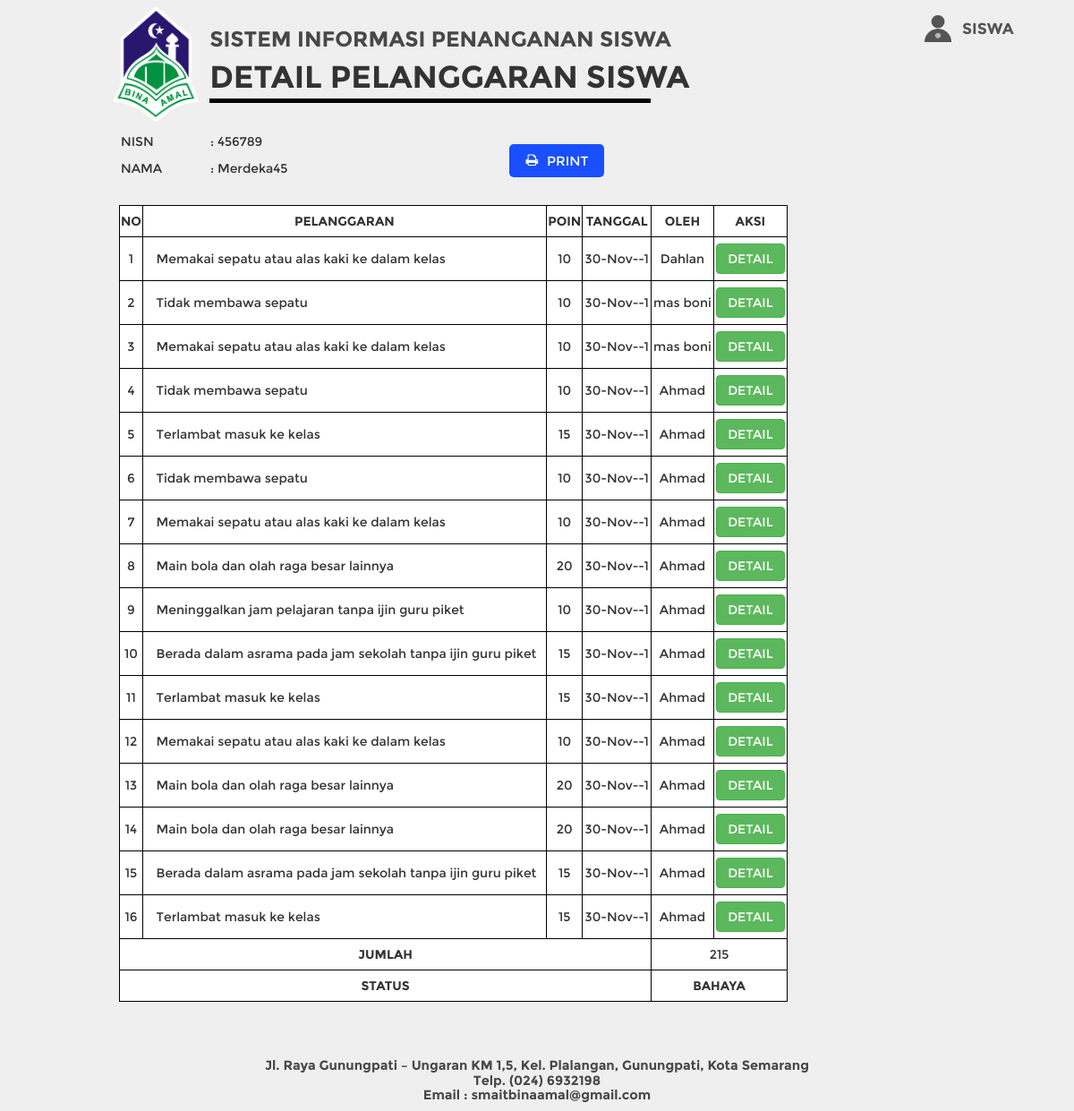
Page /siswa.php (signed in) on the committed database.
### tables this page shows
CREATE TABLE IF NOT EXISTS `siswa` (
  `id_siswa` int(11) NOT NULL AUTO_INCREMENT,
  `nisn` varchar(20) NOT NULL,
  `nama` varchar(50) NOT NULL,
  `password` varchar(50) NOT NULL,
  PRIMARY KEY (`id_siswa`)
);

CREATE TABLE IF NOT EXISTS `pelanggaran_siswa` (
  `id_pel_sis` int(11) NOT NULL AUTO_INCREMENT,
  `level` int(2) NOT NULL,
  `id_siswa` int(5) NOT NULL,
  `id_pelanggaran` int(3) NOT NULL,
  `pemberi` int(3) NOT NULL,
  `tgl_pelanggaran` date NOT NULL,
  PRIMARY KEY (`id_pel_sis`)
);

CREATE TABLE IF NOT EXISTS `pelanggaran` (
  `id_pelanggaran` int(11) NOT NULL AUTO_INCREMENT,
  `jenis` varchar(100) NOT NULL,
  `poin` int(4) NOT NULL,
  PRIMARY KEY (`id_pelanggaran`)
);

CREATE TABLE IF NOT EXISTS `guru` (
  `id_guru` int(11) NOT NULL AUTO_INCREMENT,
  `nip` int(30) NOT NULL,
  `nama` varchar(100) NOT NULL,
  `password` varchar(50) NOT NULL,
  `email` varchar(100) NOT NULL,
  PRIMARY KEY (`id_guru`)
);

### siswa.php (the view, shortened to what this page needs)
<?php
include 'header.php';
require 'functions/koneksi.php';
$nama = $_SESSION['login_siswa'];
$siswa = $conn->query("SELECT pelanggaran_siswa.tgl_pelanggaran,pelanggaran_siswa.id_pel_sis,siswa.nisn, siswa.nama,pelanggaran.jenis,pelanggaran.poin,pelanggaran_siswa.level,pelanggaran_siswa.pemberi FROM pelanggaran_siswa INNER JOIN siswa ON siswa.id_siswa=pelanggaran_siswa.id_siswa INNER JOIN pelanggaran ON pelanggaran.id_pelanggaran=pelanggaran_siswa.id_pelanggaran WHERE siswa.nama='$nama'");
$siswa1 = $conn->query("SELECT siswa.nisn, siswa.nama FROM pelanggaran_siswa INNER JOIN siswa ON siswa.id_siswa=pelanggaran_siswa.id_siswa WHERE siswa.nama='$nama'");
while ($detail_siswa = $siswa1->fetch_object()) {
  $nisn = $detail_siswa->nisn;
  $nama = $detail_siswa->nama;
}
 ?>
 <div class="" id="halamanguru">
     <div class="col-md-2" id="adminright">
       <a href="#" data-toggle="dropdown" id="adminkanan"><img src="images/admin.png" alt="" id="adminpict">SISWA</a>
     </div>
 </div>
<div class="row" id="header_detail">
  <div class="col-md-2">
    <img src="images/logoBA.png" alt="" id="logoba">
  </div>
   <div class="col-md-8" id="isihalaman">
       <h3>SISTEM INFORMASI PENANGANAN SISWA</h3>
       <h1>DETAIL PELANGGARAN SISWA</h1>
       <hr style="width: 64%;">
   </div>
</div>
<?php
    if (mysqli_num_rows($siswa) == 0) {
      echo "<p class='col-md-offset-3' style='font-size: 18pt;margin-top: 3%;margin-bottom: 5%;' id='ket_tidak_ada'><b>Data Pelanggaran $nama Tidak Ada</b></p>";
    } else {
 ?>
<div class="row" style="margin-top: 1%;">
     <div class="col-md-offset-1 col-md-1" id="ketnama">
         <p>NISN</p>
         <p>NAMA</p>
     </div>
     <div class="col-md-2">
         <p>: <?php echo $nisn; ?></p>
         <p>: <?php echo $nama; ?></p>
     </div>
     <div class="col-md-offset-1 col-md-2" id="tombol_print">
        <a target="_blank" href="functions/print.php?nisn=<?php echo $nisn;?>"><i class="fa fa-print" aria-hidden="true" id="logo_print"></i>PRINT</a>
     </div>
</div>
<div class="row" id="table_pelanggaran">
    <div class="col-md-offset-1" id="table_detail_siswa">
        <table id="isinya">
              <thead>
                    <th>NO</th>
                    <th>PELANGGARAN</th>
                    <th>POIN</th>
                    <th>TANGGAL</th>
                    <th>OLEH</th>
                    <th>AKSI</th>
              </thead>
              <tbody>
                  <?php $i=1;while ($detail_siswa1 = $siswa->fetch_object()) {
                    $pelanggaran = $detail_siswa1->jenis;
                    $tgl_kejadian = $detail_siswa1->tgl_pelanggaran;
                    $poin = $detail_siswa1->poin;
                    $lvl = $detail_siswa1->level;
                    $pemberi = $detail_siswa1->pemberi;
                    $tglformat = date("d-M-y", strtotime($tgl_kejadian));
                    if ($lvl == 0) {
                      $pilihpemberi = $conn->query("SELECT nama FROM admin WHERE id_admin=$pemberi");
                      $objekpemberi = $pilihpemberi->fetch_object();
                      $namapemberi = $objekpemberi->nama;
                    } elseif ($lvl == 1) {
                      $pilihpemberi = $conn->query("SELECT nama FROM guru WHERE id_guru=$pemberi");
                      $objekpemberi = $pilihpemberi->fetch_object();
                      $namapemberi = $objekpemberi->nama;
                    }
                    ?>
                    <tr>
                      <td><?php echo $i; ?></td>
                      <td style="text-align:left;padding-left:2%;"><?php echo $pelanggaran; ?></td>
                      <td><?php echo $poin; ?></td>
                      <td><?php echo $tglformat; ?></td>
                      <td><?php echo $namapemberi; ?></td>
                      <td><a class="btn btn-success" href="#">DETAIL</a></td>
                    </tr>
                    <?php $i++;} ?>
                    <tr>
                        <td colspan="4"><b>JUMLAH</b></td>
                        <?php
                        $poin = $conn->query("SELECT siswa.nama,SUM(pelanggaran.poin) AS poin FROM pelanggaran_siswa INNER JOIN siswa ON siswa.id_siswa=pelanggaran_siswa.id_siswa INNER JOIN pelanggaran ON pelanggaran.id_pelanggaran=pelanggaran_siswa.id_pelanggaran WHERE siswa.nama='$nama'");
                        while($result_poin = $poin->fetch_object()){
                          $poin_ku = $result_poin->poin;
                        }
                        ?>
                        <td colspan="2"><?php echo $poin_ku; ?></td>
                    </tr>
                    <tr>
                        <td colspan="4"><b>STATUS</b></td>
                        <td colspan="2">
                          <?php
                          if ($poin_ku >= 100 && $poin_ku <= 500) {
                            echo "<b>BAHAYA</b>";
                          } elseif ($poin_ku >= 1000 ) {
                            echo "<b>SIAGA 1</b>";
                          } else {
                            echo "<b>AMAN</b>";
                          }
                          ?>
                        </td>
                    </tr>
              </tbody>
        </table>
    </div>
</div>
<?php   } ?>
 <?php
include 'footer.php';
  ?>

### css/style.css (style rules this page uses)
body { font-family: 'Montserrat'; background-color: #efefef; max-width: 100%; width: 100%; padding: 0px; }
div { max-width: 100%; }
.row { margin: 0; }
#logoba, #logobaguru { margin: 0 auto; display: block; width: 160px; height: 213px; margin-top: 1%; }
#halaman div #lihatpel table, #halaman div #lihatadmin table, #halaman div #lihatguru table, #halaman div #lihatsiswa table, #table_detail_siswa #isinya { width: 70%; background-color: #fff; text-align: center; }
#halaman div #lihatpel table thead th, #halaman div #lihatpel table tbody tr td, #halaman div #lihatadmin table thead th, #halaman div #lihatadmin table tbody tr td, #halaman div #lihatguru table thead th, #halaman div #lihatguru table tbody tr td, #halaman div #lihatsiswa table thead th, #halaman div #lihatsiswa table tbody tr td, #table_detail_siswa #isinya tbody tr td, #table_detail_siswa #isinya thead th { border: 1px solid #000; }
#halaman div #lihatpel table thead th, #halaman div #lihatadmin table thead th, #halaman div #lihatguru table thead th, #halaman div #lihatsiswa table thead th, #table_detail_siswa #isinya thead th { text-align: center; font-weight: bold; }
#halaman div #lihatpel table tbody tr td, #halaman div #lihatadmin table tbody tr td, #halaman div #lihatguru table tbody tr td, #halaman div #lihatsiswa table tbody tr td, #table_detail_siswa #isinya tbody tr td, #table_detail_siswa #isinya thead th { padding: 7px 0px; }
#halaman #adminright, #halamanguru #adminright { margin-top: 1.7%; position: fixed; right: 0%; }
#halaman #adminright a #adminpict, #halamanguru #adminright a #adminpict { width: 30px; height: auto; margin-right: 7%; margin-top: -2%; }
#halaman #adminright a, #halamanguru #adminright a { font-size: 13pt; font-weight: bold; color: #545454; border: 1px solid #efefef; padding: 6% 10%; border-radius: 8px; }
#halaman #adminright a, #halamanguru #adminright a { transition: 0.5s ease; }
#header_detail div #logoba { width: 57%; height: auto; margin-top: 4%; margin-left: 65%; }
#header_detail #isihalaman { margin-left: 1.6%; }
#header_detail #isihalaman hr { border-color: #000; border-width: 5.5px; margin-top: -0.7%; width: 53%; margin-left: 0%; }
#header_detail #isihalaman h3 { margin-top: 4%; color: #494848; font-weight: bold; }
#header_detail #isihalaman h1 { font-weight: bold; font-size: 26pt; margin-top: 0%; }
#ketnama { margin-left: 10%; }
#table_detail_siswa { margin-left: 11.1%; }
#table_detail_siswa #isinya { margin-top: 2%; margin-bottom: 5%; }
#tombol_print { margin-top: 1.8%; margin-left: 11.2%; }
#tombol_print a { font-size: 11pt; border: 1px solid transparent; padding: 5% 10%; border-radius: 5px; background-color: #194fff; color: #fff; transition: 0.3s ease-out }
#tombol_print a i { margin-right: 10px; }

### rows in the picture
siswa: nisn "456789", nama "Merdeka45"
pelanggaran_siswa: id_pelanggaran.jenis "Memakai sepatu atau alas kaki ke dalam kelas", id_pelanggaran.poin "10", tgl_pelanggaran "30-Nov--1", guru.nama "Dahlan"
pelanggaran_siswa: id_pelanggaran.jenis "Tidak membawa sepatu", id_pelanggaran.poin "10", tgl_pelanggaran "30-Nov--1", admin.nama "mas boni"
pelanggaran_siswa: id_pelanggaran.jenis "Memakai sepatu atau alas kaki ke dalam kelas", id_pelanggaran.poin "10", tgl_pelanggaran "30-Nov--1", admin.nama "mas boni"
pelanggaran_siswa: id_pelanggaran.jenis "Tidak membawa sepatu", id_pelanggaran.poin "10", tgl_pelanggaran "30-Nov--1", admin.nama "Ahmad"
pelanggaran_siswa: id_pelanggaran.jenis "Terlambat masuk ke kelas", id_pelanggaran.poin "15", tgl_pelanggaran "30-Nov--1", admin.nama "Ahmad"
pelanggaran_siswa: id_pelanggaran.jenis "Tidak membawa sepatu", id_pelanggaran.poin "10", tgl_pelanggaran "30-Nov--1", admin.nama "Ahmad"
pelanggaran_siswa: id_pelanggaran.jenis "Memakai sepatu atau alas kaki ke dalam kelas", id_pelanggaran.poin "10", tgl_pelanggaran "30-Nov--1", admin.nama "Ahmad"
pelanggaran_siswa: id_pelanggaran.jenis "Main bola dan olah raga besar lainnya", id_pelanggaran.poin "20", tgl_pelanggaran "30-Nov--1", admin.nama "Ahmad"
pelanggaran_siswa: id_pelanggaran.jenis "Meninggalkan jam pelajaran tanpa ijin guru piket", id_pelanggaran.poin "10", tgl_pelanggaran "30-Nov--1", admin.nama "Ahmad"
pelanggaran_siswa: id_pelanggaran.jenis "Berada dalam asrama pada jam sekolah tanpa ijin guru piket", id_pelanggaran.poin "15", tgl_pelanggaran "30-Nov--1", admin.nama "Ahmad"
pelanggaran_siswa: id_pelanggaran.jenis "Terlambat masuk ke kelas", id_pelanggaran.poin "15", tgl_pelanggaran "30-Nov--1", admin.nama "Ahmad"
pelanggaran_siswa: id_pelanggaran.jenis "Memakai sepatu atau alas kaki ke dalam kelas", id_pelanggaran.poin "10", tgl_pelanggaran "30-Nov--1", admin.nama "Ahmad"
pelanggaran_siswa: id_pelanggaran.jenis "Main bola dan olah raga besar lainnya", id_pelanggaran.poin "20", tgl_pelanggaran "30-Nov--1", admin.nama "Ahmad"
pelanggaran_siswa: id_pelanggaran.jenis "Main bola dan olah raga besar lainnya", id_pelanggaran.poin "20", tgl_pelanggaran "30-Nov--1", admin.nama "Ahmad"
pelanggaran_siswa: id_pelanggaran.jenis "Berada dalam asrama pada jam sekolah tanpa ijin guru piket", id_pelanggaran.poin "15", tgl_pelanggaran "30-Nov--1", admin.nama "Ahmad"
pelanggaran_siswa: id_pelanggaran.jenis "Terlambat masuk ke kelas", id_pelanggaran.poin "15", tgl_pelanggaran "30-Nov--1", admin.nama "Ahmad"

### other values in the picture
$poin_ku "215"
